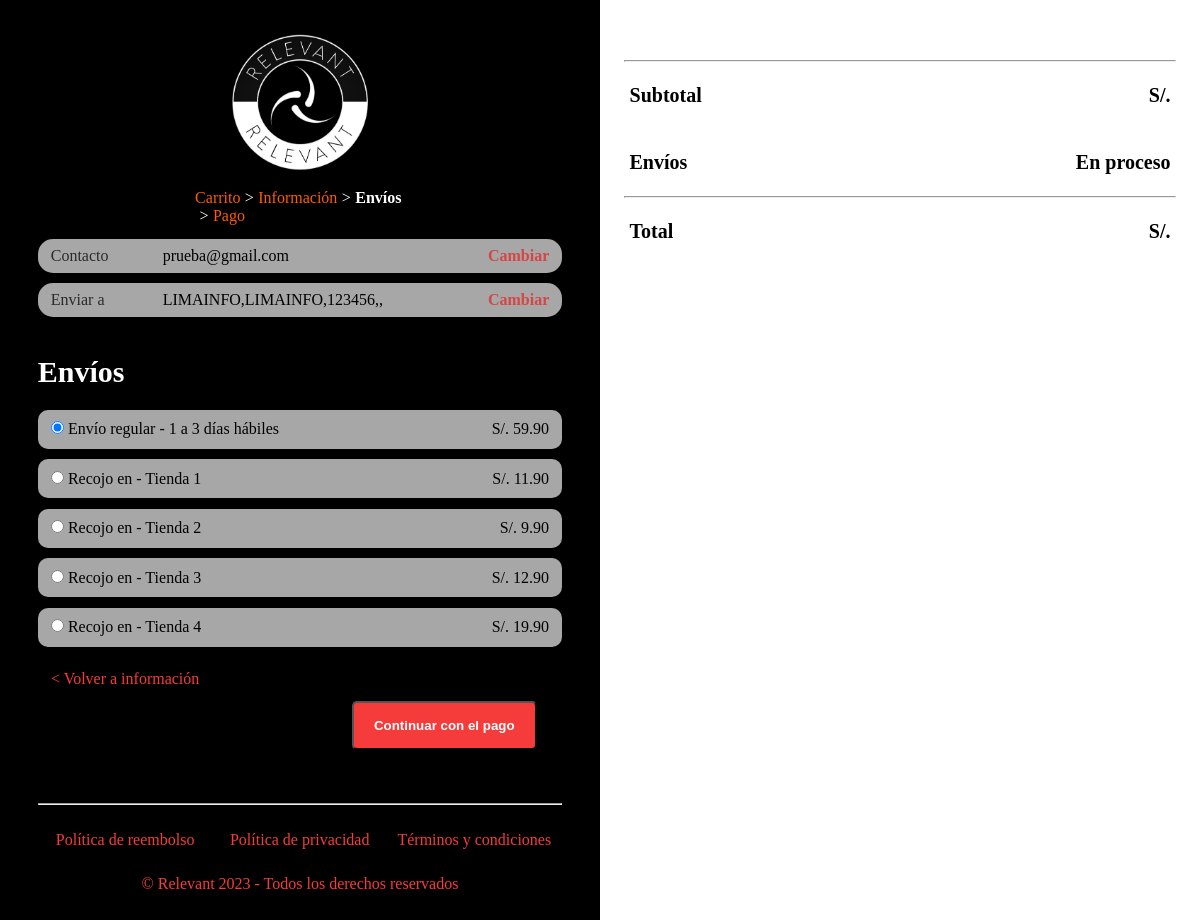
The app's page /Envio.php (signed in) with its own data.
### tables this page shows
CREATE TABLE `usuario_informacion` (
  `id_usuarioinfo` int(11) NOT NULL,
  `id_usuario` int(11) NOT NULL,
  `pais` varchar(100) NOT NULL,
  `direccion` varchar(100) NOT NULL,
  `referencia` varchar(100) NOT NULL,
  `codigo_postal` int(11) NOT NULL,
  `ciudad` varchar(100) NOT NULL,
  `region` varchar(100) NOT NULL,
  `telefono` int(11) NOT NULL
);

### Envio.php (the view, shortened to what this page needs)
<?php
include './bd/conexion.php';
$consultainfousuario = "SELECT * FROM usuario_informacion WHERE id_usuario=" . $_SESSION['id'];
$resultadoconsulta = mysqli_query($conexion, $consultainfousuario);
while ($fila = mysqli_fetch_array($resultadoconsulta)) {
  $pais = $fila['pais'];
  $direccion = $fila['direccion'];
  $codigo_postal = $fila['codigo_postal'];
  $ciudad = $fila['ciudad'];
  $region = $fila['region'];
}
?>
<!DOCTYPE html>
<html lang="es">
<head>
  <link rel="stylesheet" href="css/style_envio.css" />
</head>
<body>
  <div class="contenido_pago">
    <div class="form">
      <div class="logo">
        <a href="#"><img src="imagenes/logo.png" alt="" /></a>
      </div>
      <nav class="migas_pan">
        <ol>
          <li class="migas"><a href="">Carrito</a></li>
          <li class="signo">&#62;</li>
          <li class="migas"><a href="">Información</a></li>
          <li class="signo">&#62;</li>
          <li class="migas_select">Envíos</li>
          <li class="signo">&#62;</li>
          <li class="migas"><a href="">Pago</a></li>
        </ol>
      </nav>
      <div class="contenido_general">
        <div class="contenido">
          <div class="informacion">
            <div class="texto">Contacto</div>
            <div class="correo"><?php echo $_SESSION['correo'] ?></div>
            <div class="d_cambiar">
              <a href="Informacion.php">Cambiar</a>
            </div>
          </div>
          <div class="informacion">
            <div class="texto">Enviar a</div>
            <div class="correo"><?php echo $direccion . "," . $ciudad . "," . $codigo_postal . "," . $region . "," . $pais ?></div>
            <div class="d_cambiar">
              <a href="Informacion.php">Cambiar</a>
            </div>
          </div>
        </div>
        <div class="pagogeneral">
          <div class="titulo">
            <h3>Envíos</h3>
          </div>
          <div class="metodos_envio">
            <form action="form_procesar_envio.php" method="POST">
              <div class="cont">
                <input type="radio" name="envio" value="59.90" /> Envío regular - 1 a 3 días
                hábiles <span>S/. 59.90</span>
              </div>
              <div class="cont">
                <input type="radio" name="envio" value="11.90" /> Recojo en - Tienda 1
                <span>S/. 11.90</span>
              </div>
              <div class="cont">
                <input type="radio" name="envio" value="9.90" /> Recojo en - Tienda 2
                <span>S/. 9.90</span>
              </div>
              <div class="cont">
                <input type="radio" name="envio" value="12.90" /> Recojo en - Tienda 3
                <span>S/. 12.90</span>
              </div>
              <div class="cont">
                <input type="radio" name="envio" value="19.90" /> Recojo en - Tienda 4
                <span>S/. 19.90</span>
              </div>
              <div class="botones">
                <div class="btnenvios">
                  <a href="Informacion.php">&#60; Volver a información</a>
                </div>
                <div class="btn_cpago">
                  <input type="submit" value="Continuar con el pago"></input>
            </form>
          </div>
        </div>
      </div>
    </div>
  </div>
  <div class="pie">
    <hr />
    <div class="submenu">
      <ul>
        <li>
          <a href="reembolso.php" target="_blank">Política de reembolso</a>
        </li>
        <li>
          <a href="privacidad.php" target="_blank">Política de privacidad</a>
        </li>
        <li>
          <a href="terminos.php" target="_blank">Términos y condiciones</a>
        </li>
      </ul>
    </div>
    <p>&copy; Relevant 2023 - Todos los derechos reservados</p>
  </div>
  <div class="product">
    <?php
    include './bd/conexion.php';
    $consulta_carritoTotal = "SELECT SUM(total) AS total_suma FROM carrito WHERE id_usuario = '" . $_SESSION['id'] . "'";
    $resultado_carritoTotal = mysqli_query($conexion, $consulta_carritoTotal);
    while ($resultado_fila = mysqli_fetch_array($resultado_carritoTotal)) {
      $Subtotal = $resultado_fila['total_suma'];
    }
    ?>
    <div class="montos">
      <hr />
      <div class="cont_monto">
        <div class="text">
          <p>Subtotal</p>
        </div>
        <div class="precio">
          <p><?php echo "S/. " . $Subtotal ?></p>
        </div>
      </div>
      <div class="cont_monto">
        <div class="text">
          <p>Envíos</p>
        </div>
        <div class="precio">
          <p>En proceso</p>
        </div>
      </div>
      <hr />
      <div class="cont_monto">
        <div class="text">
          <p>Total</p>
        </div>
        <div class="precio">
          <p><?php echo "S/. " . $Subtotal ?></p>
        </div>
      </div>
    </div>
  </div>
</body>
</html>

### css/style_envio.css (style rules this page uses)
* { margin: 0; padding: 0; }
.contenido_pago { width: 100%; overflow: auto; }
.contenido_pago .form { width: 46%; float: left; padding: 2%; background-color: #000000; }
.contenido_pago .product { width: 46%; float: right; padding: 2%; padding-top: 5%; }
.contenido_pago .form .logo { width: 70%; padding-left: 15%; padding-right: 15%; text-align: center; }
.contenido_pago .form .logo a img { width: 50%; }
.contenido_pago .migas_pan { width: 40%; overflow: auto; padding-left: 31%; padding-right: 31%; }
.contenido_pago .migas_pan ol { width: 100%; }
.contenido_pago .migas_pan ol li { list-style: none; float: left; }
.contenido_pago .migas_pan ol li a { color: #ff5c00; text-decoration: none; }
.contenido_pago .migas_pan .migas_select { color: #ffffff; font-weight: bold; }
.contenido_pago .migas_pan .signo { color: #ffffff; padding-left: 2%; padding-right: 2%; }
.contenido_general { width: 100%; }
.contenido_general .contenido { width: 95%; padding: 2.5%; }
.contenido_general .contenido .informacion { width: 97%; padding: 1.5%; background-color: #a7a7a7; overflow: auto; border-radius: 15px; margin-bottom: 2%; }
.contenido_general .contenido .informacion .texto { width: 22%; float: left; opacity: 75%; padding-left: 1%; }
.contenido_general .contenido .informacion .correo { width: 56%; float: left; }
.contenido_general .contenido .informacion .d_cambiar { float: right; width: 20%; padding-right: 1%; }
.contenido_general .contenido .informacion .d_cambiar a { float: right; text-decoration: none; color: #d54646; font-weight: bold; }
.contenido_general .pagogeneral { width: 95%; padding: 2.5%; }
.contenido_general .pagogeneral .titulo { width: 100%; }
.contenido_general .pagogeneral .titulo h3 { color: #ffffff; font-weight: bold; font-size: 30px; padding-bottom: 2%; }
.contenido_general .pagogeneral .metodos_envio { width: 100%; }
.contenido_general .pagogeneral .metodos_envio .cont { width: 95%; padding: 2% 2.5%; background-color: #a7a7a7; margin: 2% 0; border-radius: 10px; }
.contenido_general .pagogeneral .metodos_envio .cont span { float: right; }
.contenido_pago .form .botones { width: 95%; padding: 2.5%; }
.contenido_pago .form .botones .btnenvios { width: 100%; }
.contenido_pago .form .botones .btnenvios a { text-decoration: none; color: #f63b3b; }
.contenido_pago .form .botones .btn_cpago { width: 95%; text-align: end; padding: 2.5%; }
.contenido_pago .form .botones .btn_cpago input { padding-top: 15px; padding-bottom: 15px; padding-left: 20px; padding-right: 20px; background-color: #f63b3b; border-radius: 5px; font-weight: bold; color: #ffffff; cursor: pointer; }
.contenido_pago .form .pie { width: 95%; padding: 2.5%; }
.contenido_pago .form .pie .submenu { width: 100%; overflow: auto; }
.contenido_pago .form .pie .submenu ul li { width: 33.3%; float: left; text-align: center; padding-top: 5%; }
.contenido_pago .form .pie .submenu ul li a { text-decoration: none; color: #f63b3b; }
.contenido_pago .form .pie p { clear: both; color: #f63b3b; padding-top: 5%; text-align: center; }
.contenido_pago .product .montos { width: 100%; padding-bottom: 5%; }
.contenido_pago .product .montos p { font-weight: bold; font-size: 20px; }
.contenido_pago .product .montos .cont_monto { width: 100%; overflow: auto; }
.contenido_pago .product .montos .cont_monto .text { width: 48%; float: left; padding-left: 1%; padding-right: 1%; padding-bottom: 4%; padding-top: 4%; }
.contenido_pago .product .montos .cont_monto .precio { width: 48%; float: right; padding-left: 1%; padding-right: 1%; padding-bottom: 4%; padding-top: 4%; }
.contenido_pago .product .montos .cont_monto .precio p { text-align: end; }

### records on screen
usuario_informacion: direccion "LIMAINFO", ciudad "LIMAINFO", codigo_postal "123456"

### other values on screen
$_SESSION['correo'] "prueba@gmail.com"
